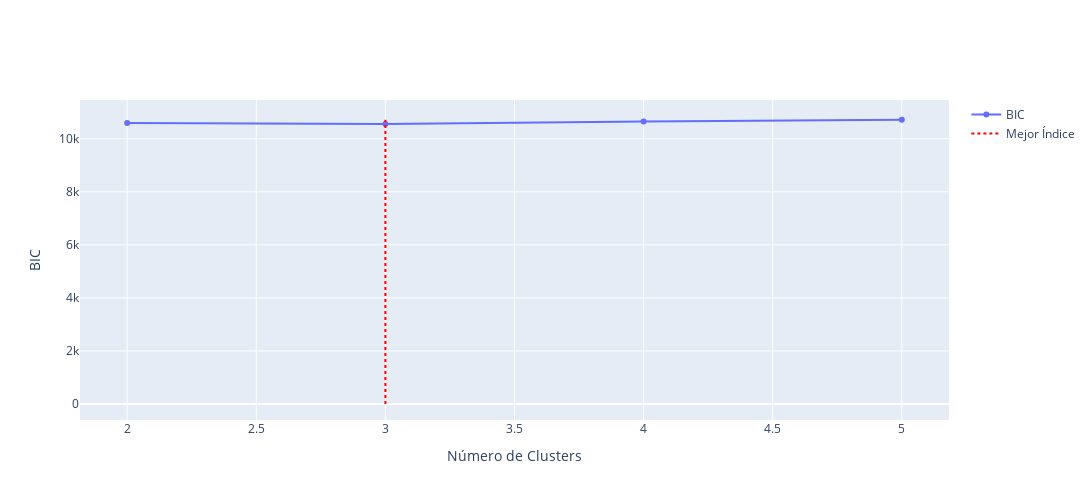

Notebook code cell kept with this figure:
### Code cell
score_plot(scores=bic_scores, range_n_clusters=n_clusters, 
         operator='min', name_index = 'BIC')

### Figure 1 — Plotly figure (JSON) as saved in the notebook; plotly's stock layout.template omitted (floating-point values rounded to 4 significant figures)
{"data": [{"mode": "lines+markers", "name": "BIC", "type": "scatter", "x": [2, 3, 4, 5], "y": [10590.0, 10560.0, 10650.0, 10710.0]}, {"line": {"color": "red", "dash": "dot", "width": 2}, "mode": "lines", "name": "Mejor Índice", "type": "scatter", "x": [3, 3], "y": [0, 10710.0]}], "layout": {"height": 500, "showlegend": true, "title": {"text": ""}, "width": 1200, "xaxis": {"title": {"text": "Número de Clusters"}}, "yaxis": {"title": {"text": "BIC"}}}}
